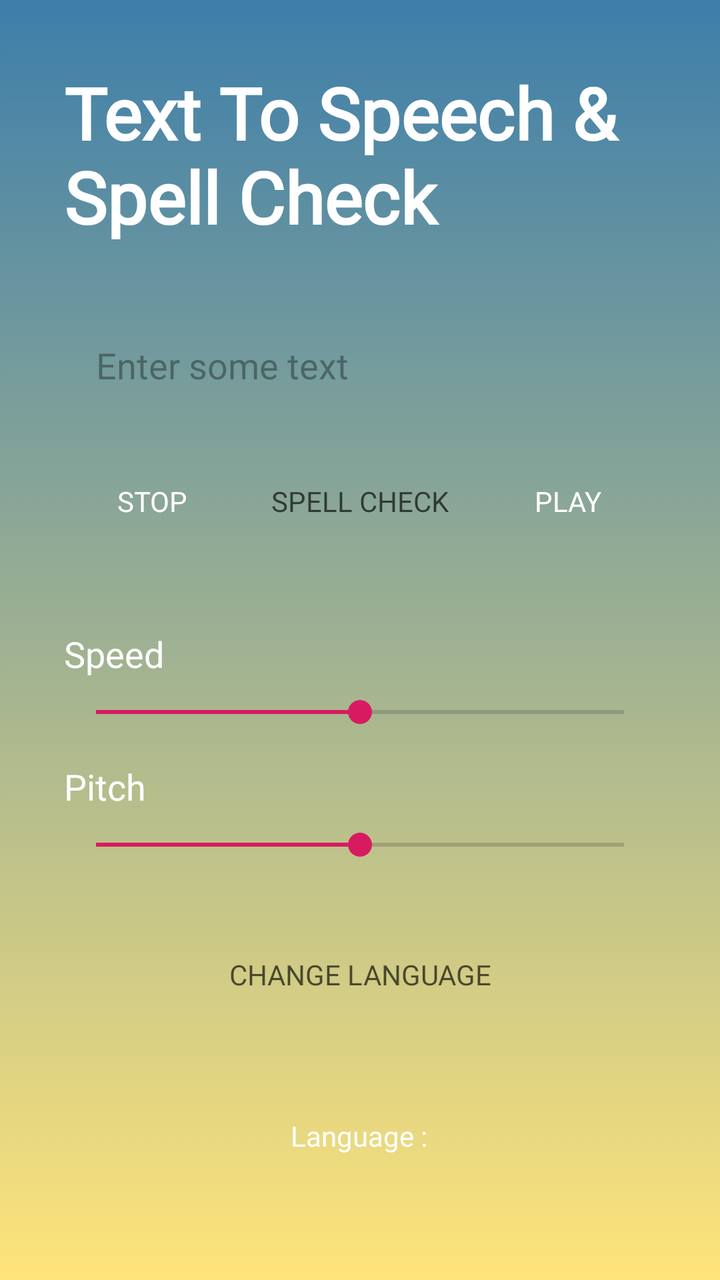
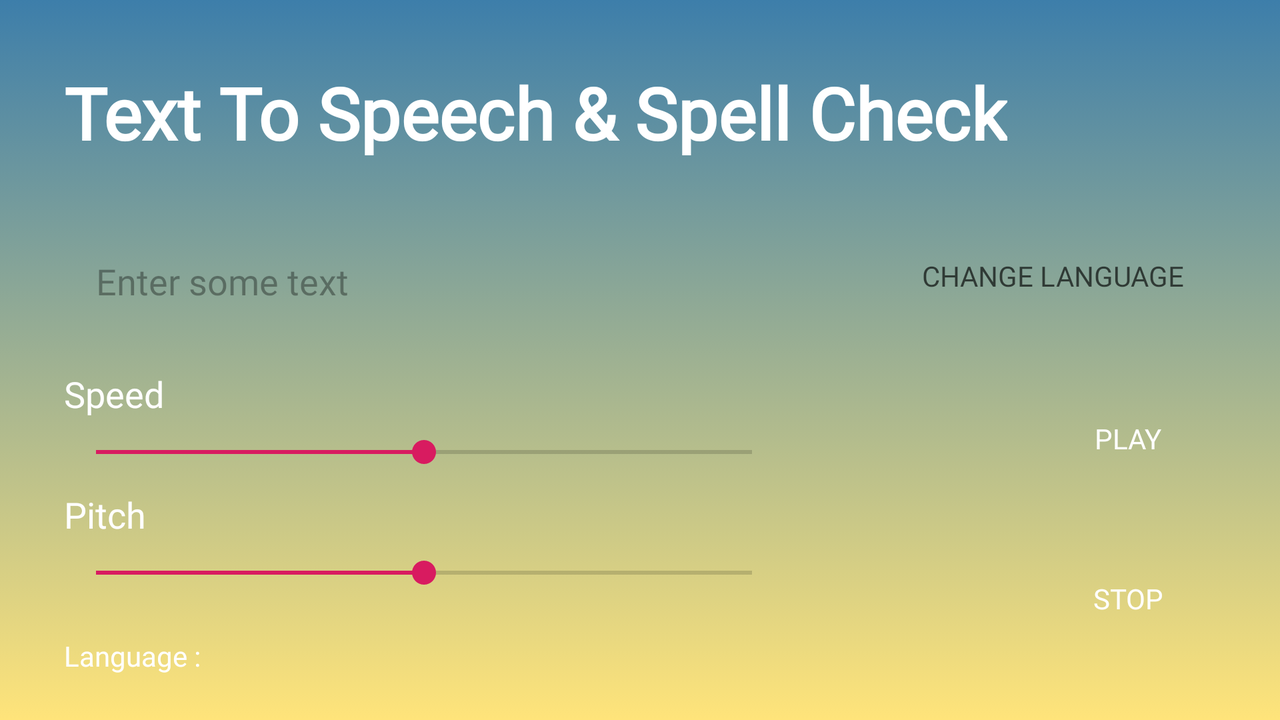

First picture: res/layout/ on a phone held upright. Second picture: the repository's own variant of that layout, on a device whose configuration matches the variant's folder. Source for both follows.
<!-- AndroidManifest.xml: application theme AppTheme -->
<!-- res/layout/tts_layout.xml -->
<?xml version="1.0" encoding="utf-8"?>
<androidx.constraintlayout.widget.ConstraintLayout xmlns:android="http://schemas.android.com/apk/res/android"
    xmlns:app="http://schemas.android.com/apk/res-auto"
    xmlns:tools="http://schemas.android.com/tools"
    android:layout_width="match_parent"
    android:layout_height="match_parent"
    android:background="@drawable/gradient_background"
    tools:context=".TextToSpeechActivity">

    <EditText
        android:id="@+id/etInputText"
        android:layout_width="0dp"
        android:layout_height="wrap_content"
        android:layout_marginStart="32dp"
        android:layout_marginTop="32dp"
        android:layout_marginEnd="32dp"
        android:background="@drawable/edittext_rounded"
        android:backgroundTint="@color/white_65"
        android:ellipsize="none"
        android:ems="10"
        android:fontFamily="@font/raleway_semibold"
        android:gravity="top|left"
        android:hint="@string/editText"
        android:textColorHint="@color/black_35"
        android:inputType="textMultiLine"
        android:maxLines="5"
        android:paddingLeft="16dp"
        android:paddingTop="16dp"
        android:paddingBottom="16dp"
        android:scrollbars="vertical"
        android:textColor="@color/black"
        app:layout_constraintEnd_toEndOf="parent"
        app:layout_constraintHorizontal_bias="0.0"
        app:layout_constraintStart_toStartOf="parent"
        app:layout_constraintTop_toBottomOf="@+id/tvTitle" />


    <SeekBar
        android:id="@+id/seekBarSpeed"
        android:layout_width="0dp"
        android:layout_height="wrap_content"
        android:layout_marginStart="32dp"
        android:layout_marginTop="8dp"
        android:layout_marginEnd="32dp"
        android:progress="50"
        app:layout_constraintEnd_toEndOf="parent"
        app:layout_constraintHorizontal_bias="0.0"
        app:layout_constraintStart_toStartOf="parent"
        app:layout_constraintTop_toBottomOf="@+id/tvSpeed" />

    <TextView
        android:id="@+id/tvSpeed"
        android:layout_width="wrap_content"
        android:layout_height="wrap_content"
        android:layout_marginStart="32dp"
        android:layout_marginTop="40dp"
        android:fontFamily="@font/raleway_semibold"
        android:text="@string/speed"
        android:textColor="@color/white"
        android:textSize="18sp"
        app:layout_constraintStart_toStartOf="parent"
        app:layout_constraintTop_toBottomOf="@+id/btnStop" />

    <TextView
        android:id="@+id/tvPitch"
        android:layout_width="wrap_content"
        android:layout_height="wrap_content"
        android:layout_marginStart="32dp"
        android:layout_marginTop="16dp"
        android:fontFamily="@font/raleway_semibold"
        android:text="@string/pitch"
        android:textColor="@color/white"
        android:textSize="18sp"
        app:layout_constraintStart_toStartOf="parent"
        app:layout_constraintTop_toBottomOf="@+id/seekBarSpeed" />

    <SeekBar
        android:id="@+id/seekBarPitch"
        android:layout_width="0dp"
        android:layout_height="wrap_content"
        android:layout_marginStart="32dp"
        android:layout_marginTop="8dp"
        android:layout_marginEnd="32dp"
        android:progress="50"
        app:layout_constraintEnd_toEndOf="parent"
        app:layout_constraintStart_toStartOf="parent"
        app:layout_constraintTop_toBottomOf="@+id/tvPitch" />

    <Button
        android:id="@+id/btnLanguage"
        android:layout_width="0dp"
        android:layout_height="wrap_content"
        android:layout_marginStart="32dp"
        android:layout_marginTop="32dp"
        android:layout_marginEnd="32dp"
        android:background="@drawable/rounded_button"
        android:backgroundTint="@color/white_65"
        android:fontFamily="@font/raleway_semibold"
        android:text="@string/language"
        android:textColor="@color/black_65"
        app:layout_constraintEnd_toEndOf="parent"
        app:layout_constraintStart_toStartOf="parent"
        app:layout_constraintTop_toBottomOf="@+id/seekBarPitch" />

    <TextView
        android:id="@+id/tvLang"
        android:layout_width="wrap_content"
        android:layout_height="wrap_content"
        android:layout_marginBottom="16dp"
        android:fontFamily="@font/raleway_semibold"
        android:text="@string/curLanguage"
        android:textColor="@color/white"
        app:layout_constraintBottom_toBottomOf="parent"
        app:layout_constraintEnd_toEndOf="parent"
        app:layout_constraintHorizontal_bias="0.498"
        app:layout_constraintStart_toStartOf="parent"
        app:layout_constraintTop_toBottomOf="@+id/btnLanguage" />

    <TextView
        android:id="@+id/tvTitle"
        android:layout_width="0dp"
        android:layout_height="wrap_content"
        android:layout_marginStart="32dp"
        android:layout_marginTop="32dp"
        android:layout_marginEnd="32dp"
        android:fontFamily="@font/raleway_bold"
        android:text="@string/title"
        android:textColor="@color/white"
        android:textSize="36dp"
        android:textStyle="bold"
        app:layout_constraintEnd_toEndOf="parent"
        app:layout_constraintHorizontal_bias="0.0"
        app:layout_constraintStart_toStartOf="parent"
        app:layout_constraintTop_toTopOf="parent" />

    <Button
        android:id="@+id/btnPlay"
        android:layout_width="wrap_content"
        android:layout_height="wrap_content"
        android:layout_marginTop="16dp"
        android:layout_marginEnd="32dp"
        android:background="@drawable/rounded_button"
        android:backgroundTint="#5C74F6"
        android:textColor="@color/white"
        android:fontFamily="@font/raleway_semibold"
        android:padding="0dp"
        android:text="@string/play"
        app:layout_constraintEnd_toEndOf="parent"
        app:layout_constraintTop_toBottomOf="@+id/etInputText" />

    <Button
        android:id="@+id/btnStop"
        android:layout_width="wrap_content"
        android:layout_height="wrap_content"
        android:layout_marginStart="32dp"
        android:layout_marginTop="16dp"
        android:background="@drawable/rounded_button"
        android:backgroundTint="#A6FF4D4D"
        android:fontFamily="@font/raleway_semibold"
        android:textColor="@color/white"
        android:text="@string/stop"
        app:layout_constraintStart_toStartOf="parent"
        app:layout_constraintTop_toBottomOf="@+id/etInputText" />

    <Button
        android:id="@+id/btnSpellCheck"
        android:layout_width="wrap_content"
        android:layout_height="wrap_content"
        android:layout_marginTop="16dp"
        android:paddingHorizontal="16dp"
        android:text="@string/spellCheck"
        android:background="@drawable/rounded_button"
        android:backgroundTint="@color/white_65"
        android:textColor="@color/black_65"
        android:fontFamily="@font/raleway_semibold"
        app:layout_constraintEnd_toStartOf="@+id/btnPlay"
        app:layout_constraintStart_toEndOf="@+id/btnStop"
        app:layout_constraintTop_toBottomOf="@+id/etInputText" />

</androidx.constraintlayout.widget.ConstraintLayout>
<!-- resources referenced by this layout -->
<resources>
  <color name="black">#000000</color>
  <color name="black_35">#59000000</color>
  <color name="black_65">#A6000000</color>
  <color name="white">#FFFFFF</color>
  <color name="white_65">#A6FFFFFF</color>
  <!-- drawable gradient_background (drawable) -->
  <?xml version="1.0" encoding="utf-8"?>
  <selector xmlns:android="http://schemas.android.com/apk/res/android">
      <item>
          <shape>
              <gradient
                  android:angle="270"
                  android:startColor="#3D7EAA"
                  android:endColor="#FFE47A"
                  android:type="linear" />
          </shape>
      </item>
  </selector>
  <string name="curLanguage">Language : </string>
  <string name="editText">Enter some text</string>
  <string name="language">CHANGE LANGUAGE</string>
  <string name="pitch">Pitch</string>
  <string name="play">PLAY</string>
  <string name="speed">Speed</string>
  <string name="spellCheck">Spell Check</string>
  <string name="stop">STOP</string>
  <string name="title">Text To Speech &amp; Spell Check</string>
  <style name="AppTheme" parent="Theme.AppCompat.Light.NoActionBar">
          
          <item name="colorPrimary">@color/colorPrimary</item>
          <item name="colorPrimaryDark">@color/colorPrimaryDark</item>
          <item name="colorAccent">@color/colorAccent</item>
          <item name="fontFamily">@font/raleway</item>
      </style>
  <color name="colorPrimary">#008577</color>
  <color name="colorPrimaryDark">#434343</color>
  <color name="colorAccent">#D81B60</color>
</resources>
<!-- res/layout-land/tts_layout.xml (the repository's variant of the layout above) -->
<!-- drawn on the phone turned sideways -->
<?xml version="1.0" encoding="utf-8"?>
<androidx.constraintlayout.widget.ConstraintLayout xmlns:android="http://schemas.android.com/apk/res/android"
    xmlns:app="http://schemas.android.com/apk/res-auto"
    xmlns:tools="http://schemas.android.com/tools"
    android:layout_width="match_parent"
    android:layout_height="match_parent"
    android:background="@drawable/gradient_background"
    tools:context=".TextToSpeechActivity">

    <EditText
        android:id="@+id/etInputText"
        android:layout_width="0dp"
        android:layout_height="wrap_content"
        android:layout_marginStart="32dp"
        android:layout_marginTop="32dp"
        android:layout_marginEnd="32dp"
        android:background="@drawable/edittext_rounded"
        android:ellipsize="none"
        android:ems="10"
        android:fontFamily="@font/raleway_semibold"
        android:gravity="top|left"
        android:hint="@string/editText"
        android:textColorHint="@color/black_35"
        android:inputType="textMultiLine"
        android:maxLines="5"
        android:paddingLeft="16dp"
        android:paddingTop="16dp"
        android:paddingBottom="16dp"
        android:scrollbars="vertical"
        android:textColor="@color/black"
        android:backgroundTint="@color/white_65"
        app:layout_constraintEnd_toStartOf="@+id/btnLanguage"
        app:layout_constraintStart_toStartOf="parent"
        app:layout_constraintTop_toBottomOf="@+id/tvTitle" />

    <SeekBar
        android:id="@+id/seekBarSpeed"
        android:layout_width="0dp"
        android:layout_height="wrap_content"
        android:layout_marginStart="32dp"
        android:layout_marginTop="8dp"
        android:layout_marginEnd="128dp"
        android:progress="50"
        app:layout_constraintEnd_toStartOf="@+id/imgbtnPlay"
        app:layout_constraintStart_toStartOf="parent"
        app:layout_constraintTop_toBottomOf="@+id/tvSpeed" />

    <TextView
        android:id="@+id/tvSpeed"
        android:layout_width="wrap_content"
        android:layout_height="wrap_content"
        android:layout_marginStart="32dp"
        android:layout_marginTop="16dp"
        android:fontFamily="@font/raleway_semibold"
        android:text="@string/speed"
        android:textColor="@color/white"
        android:textSize="18sp"
        app:layout_constraintStart_toStartOf="parent"
        app:layout_constraintTop_toBottomOf="@+id/etInputText" />

    <TextView
        android:id="@+id/tvPitch"
        android:layout_width="wrap_content"
        android:layout_height="wrap_content"
        android:layout_marginStart="32dp"
        android:layout_marginTop="10dp"
        android:fontFamily="@font/raleway_semibold"
        android:text="@string/pitch"
        android:textColor="@color/white"
        android:textSize="18sp"
        app:layout_constraintStart_toStartOf="parent"
        app:layout_constraintTop_toBottomOf="@+id/seekBarSpeed" />

    <SeekBar
        android:id="@+id/seekBarPitch"
        android:layout_width="0dp"
        android:layout_height="wrap_content"
        android:layout_marginStart="32dp"
        android:layout_marginTop="8dp"
        android:layout_marginEnd="128dp"
        android:progress="50"
        app:layout_constraintEnd_toStartOf="@+id/imgbtnStop"
        app:layout_constraintStart_toStartOf="parent"
        app:layout_constraintTop_toBottomOf="@+id/tvPitch" />

    <Button
        android:id="@+id/btnLanguage"
        android:layout_width="0dp"
        android:layout_height="wrap_content"
        android:layout_marginTop="32dp"
        android:layout_marginEnd="32dp"
        android:background="@drawable/rounded_button"
        android:backgroundTint="@color/white_65"
        android:fontFamily="@font/raleway_semibold"
        android:padding="16dp"
        android:text="@string/language"
        android:textColor="@color/black_65"
        app:layout_constraintEnd_toEndOf="parent"
        app:layout_constraintTop_toBottomOf="@+id/tvTitle" />

    <TextView
        android:id="@+id/tvLang"
        android:layout_width="wrap_content"
        android:layout_height="wrap_content"
        android:layout_marginStart="32dp"
        android:fontFamily="@font/raleway_semibold"
        android:text="@string/curLanguage"
        android:textColor="@color/white"
        app:layout_constraintBottom_toBottomOf="parent"
        app:layout_constraintStart_toStartOf="parent"
        app:layout_constraintTop_toBottomOf="@+id/seekBarPitch" />

    <TextView
        android:id="@+id/tvTitle"
        android:layout_width="wrap_content"
        android:layout_height="wrap_content"
        android:layout_marginStart="32dp"
        android:layout_marginTop="32dp"
        android:fontFamily="@font/raleway_bold"
        android:text="@string/title"
        android:textColor="@color/white"
        android:textSize="36dp"
        android:textStyle="bold"
        app:layout_constraintStart_toStartOf="parent"
        app:layout_constraintTop_toTopOf="parent" />

    <Button
        android:id="@+id/imgbtnPlay"
        android:layout_width="wrap_content"
        android:layout_height="wrap_content"
        android:layout_marginTop="32dp"
        android:layout_marginEnd="32dp"
        android:background="@drawable/rounded_button"
        android:padding="0dp"
        android:text="@string/play"
        android:backgroundTint="#5C74F6"
        android:textColor="@color/white"
        android:fontFamily="@font/raleway_semibold"
        app:layout_constraintEnd_toEndOf="parent"
        app:layout_constraintTop_toBottomOf="@+id/btnLanguage" />

    <Button
        android:id="@+id/imgbtnStop"
        android:layout_width="wrap_content"
        android:layout_height="wrap_content"
        android:layout_marginTop="32dp"
        android:layout_marginEnd="32dp"
        android:background="@drawable/rounded_button"
        android:text="@string/stop"
        android:backgroundTint="#A6FF4D4D"
        android:fontFamily="@font/raleway_semibold"
        android:textColor="@color/white"
        app:layout_constraintEnd_toEndOf="parent"
        app:layout_constraintTop_toBottomOf="@+id/imgbtnPlay" />

    <androidx.constraintlayout.widget.Group
        android:id="@+id/group"
        android:layout_width="wrap_content"
        android:layout_height="wrap_content" />

</androidx.constraintlayout.widget.ConstraintLayout>
<!-- resources referenced by the variant -->
<!-- as the phone turned sideways resolves them -->
<resources>
  <color name="black">#000000</color>
  <color name="black_35">#59000000</color>
  <color name="black_65">#A6000000</color>
  <color name="white">#FFFFFF</color>
  <color name="white_65">#A6FFFFFF</color>
  <!-- drawable gradient_background (drawable) -->
  <?xml version="1.0" encoding="utf-8"?>
  <selector xmlns:android="http://schemas.android.com/apk/res/android">
      <item>
          <shape>
              <gradient
                  android:angle="270"
                  android:startColor="#3D7EAA"
                  android:endColor="#FFE47A"
                  android:type="linear" />
          </shape>
      </item>
  </selector>
  <string name="curLanguage">Language : </string>
  <string name="editText">Enter some text</string>
  <string name="language">CHANGE LANGUAGE</string>
  <string name="pitch">Pitch</string>
  <string name="play">PLAY</string>
  <string name="speed">Speed</string>
  <string name="stop">STOP</string>
  <string name="title">Text To Speech &amp; Spell Check</string>
  <style name="AppTheme" parent="Theme.AppCompat.Light.NoActionBar">
          
          <item name="colorPrimary">@color/colorPrimary</item>
          <item name="colorPrimaryDark">@color/colorPrimaryDark</item>
          <item name="colorAccent">@color/colorAccent</item>
          <item name="fontFamily">@font/raleway</item>
      </style>
  <color name="colorPrimary">#008577</color>
  <color name="colorPrimaryDark">#434343</color>
  <color name="colorAccent">#D81B60</color>
</resources>
